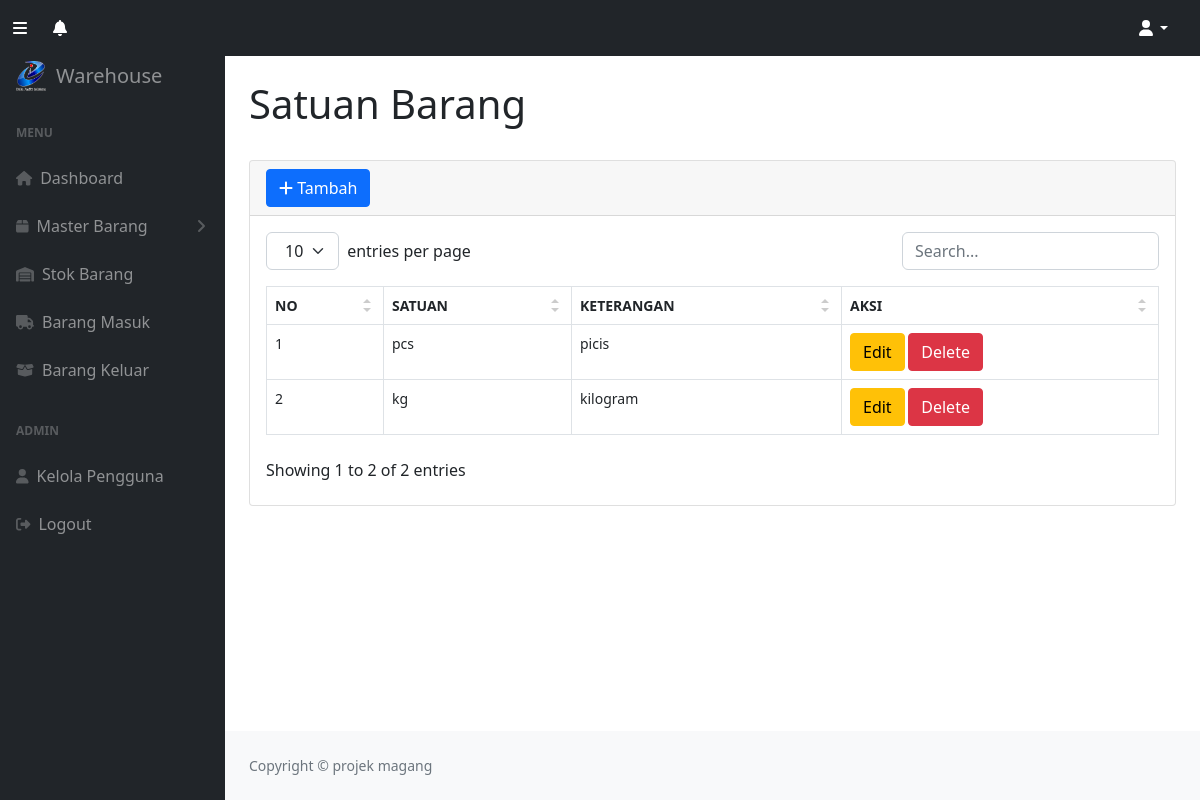
The page /satuan.php (signed in) on the database its author committed.
### tables this page shows
CREATE TABLE `satuan` (
  `idsatuan` int NOT NULL,
  `namasatuan` varchar(25) NOT NULL,
  `keterangan` varchar(25) NOT NULL
);

### satuan.php (the view, shortened to what this page needs)
<!DOCTYPE html>
<?php
require 'function.php';
?>
<html lang="en">
    <head>
        <link href="https://cdn.jsdelivr.net/npm/simple-datatables@7.1.2/dist/style.min.css" rel="stylesheet" />
        <link href="css/style.min.css" rel="stylesheet" />
        <link href="css/styles.css" rel="stylesheet" />
        <link href="css/bootstrap.min.css" rel="stylesheet">
    </head>
    <body class="sb-nav-fixed">
        <nav class="sb-topnav navbar navbar-expand navbar-dark bg-dark">
           <button class="btn btn-link  order-1 order-lg-0 me-4 me-lg-0" id="sidebarToggle" href="#!" style="color:white;"><i class="fas fa-bars"></i></button>
                    <div class="dropdown">
                            <button type="button" class="btn btn-link  order-1 order-lg-0 me-4 me-lg-1" data-bs-toggle="dropdown" style="color:white;"><i class ="fas fa-bell"></i>
                            </button>
                    </div>
                    <ul class="navbar-nav ms-auto me-lg-4">
                <li class="nav-item dropdown">
                    <a class="nav-link dropdown-toggle" id="navbarDropdown" href="#" role="button" data-bs-toggle="dropdown" aria-expanded="false" style="color:white;"><i class="fas fa-user fa-fw"></i></a>
                </li>
            </ul>
        </nav>
        <div id="layoutSidenav">
            <div id="layoutSidenav_nav">
                <nav class="sb-sidenav accordion sb-sidenav-dark" id="sidenavAccordion">
                <a class="navbar-brand ps-3 d-flex align-items-center" href="index.php">
                <img src="../assets/img/logo-delpi-bitung.png" alt="Logo" class="img-fluid" style="width: 30px; height: 30px; margin-right: 10px;">
                Warehouse</a>
                    <div class="sb-sidenav-menu">
                        <div class="nav">
                        <div class="sb-sidenav-menu-heading">MENU</div>
                            <a class="nav-link" href="index.php">
                                <div class="sb-nav-link-icon"><i class="fas fa-home-alt"></i></div>
                                Dashboard
                            </a>
                            <a class="nav-link collapsed" href="#" data-bs-toggle="collapse" data-bs-target="#collapseLayouts" aria-expanded="false" aria-controls="collapseLayouts">
                                <div class="sb-nav-link-icon"><i class="fas fa-box"></i></div>
                                Master Barang
                                <div class="sb-sidenav-collapse-arrow"><i class="fas fa-angle-down"></i></div>
                            </a>
                            <a class="nav-link" href="stok.php">
                                <div class="sb-nav-link-icon"><i class="fas fa-warehouse"></i></div>
                                Stok Barang
                            </a>
                            <a class="nav-link" href="barangmasuk.php">
                                <div class="sb-nav-link-icon"><i class="fas fa-truck"></i></div>
                                Barang Masuk
                            </a>
                            <a class="nav-link" href="barangkeluar.php">
                                <div class="sb-nav-link-icon"><i class="fas fa-box-open"></i></div>
                                Barang Keluar
                            </a>
                            <div class="sb-sidenav-menu-heading">ADMIN</div>
                            <a class="nav-link" href="admin.php">
                                <div class="sb-nav-link-icon"><i class="fas fa-user"></i></div>
                                Kelola Pengguna
                            </a>
                            <a class="nav-link" href="#" data-bs-toggle="modal" data-bs-target="#logoutModal">
                                <div class="sb-nav-link-icon"><i class="fas fa-solid fa-right-from-bracket"></i></div>
                                Logout
                            </a>
                        </div>
                    </div>
                </nav>
            </div>
            <div id="layoutSidenav_content">
                <main>
                    <div class="container-fluid px-4">
                        <h1 class="mt-4">Satuan Barang </h1>
                        <div class="card mb-4">
                            <div class="card-header">
                            <button type="button" class="btn btn-primary" class="fe fa-plus" data-bs-toggle="modal" data-bs-target="#myModal">
                            <i class="fas fa-plus"></i> Tambah
                            </button>
                            </div>
                            <div class="card-body">
                                <table id="datatablesSimple">
                                    <thead>
                                        <tr>
                                            <th>NO</th>
                                            <th>SATUAN</th>
                                            <th>KETERANGAN</th>
                                            <th>AKSI </th>
                                        </tr>
                                    </thead>
                                    <tbody>
                                    <?php
                                    $i = 1;
                                    $ambilsemuadatasatuan = mysqli_query($conn, "select * from satuan");
                                    while($data=mysqli_fetch_array($ambilsemuadatasatuan)){
                                        $namasatuan = $data['namasatuan'];
                                        $keterangan = $data['keterangan'];
                                        $ids = $data['idsatuan'];
                                    ?>
                                        <tr>
                                            <td><?=$i++;?></td>
                                            <td><?=$namasatuan;?></td>
                                            <td><?=$keterangan;?></td>
                                            <td>
                                            <button type="button" class="btn btn-warning" data-bs-toggle="modal" data-bs-target="#edit<?=$ids;?>">
                                             Edit
                                            </button>
                                            <button  type="button" class="btn btn-danger" data-bs-toggle="modal" data-bs-target="#delete<?=$ids;?>">
                                             Delete
                                            </button>
                                            </td>
                                        </tr>
                                    <?php
                                    };
                                    ?>
                                    </tbody>
                                </table>
                            </div>
                        </div>
                    </div>
                </main>
                <footer class="py-4 bg-light mt-auto">
                    <div class="container-fluid px-4">
                        <div class="d-flex align-items-center justify-content-between small">
                            <div class="text-muted">Copyright &copy; projek magang</div>
                        </div>
                    </div>
                </footer>
            </div>
        </div>
    </body>
</html>

### rows shown on the page
satuan: namasatuan "pcs", keterangan "picis"
satuan: namasatuan "kg", keterangan "kilogram"
